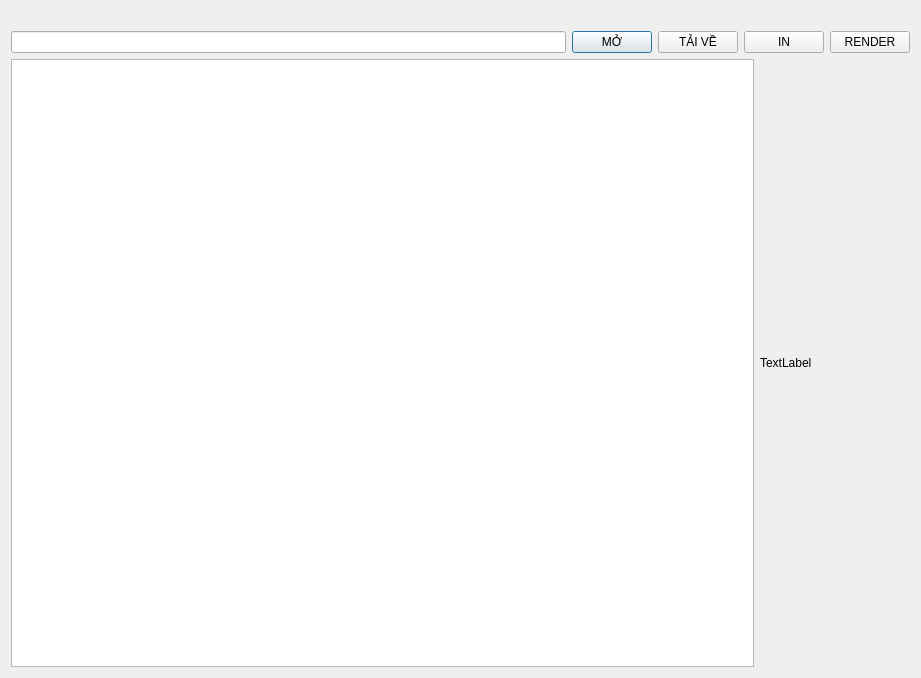
<?xml version="1.0" encoding="UTF-8"?>
<ui version="4.0">
 <class>Dialog</class>
 <widget class="QDialog" name="Dialog">
  <property name="geometry">
   <rect>
    <x>0</x>
    <y>0</y>
    <width>921</width>
    <height>678</height>
   </rect>
  </property>
  <property name="windowTitle">
   <string>Dialog</string>
  </property>
  <layout class="QGridLayout" name="gridLayout">
   <item row="0" column="0">
    <widget class="QLabel" name="label">
     <property name="text">
      <string/>
     </property>
     <property name="pixmap">
      <pixmap resource="resources.qrc">:/images/tlclogo3.jpg</pixmap>
     </property>
     <property name="alignment">
      <set>Qt::AlignCenter</set>
     </property>
    </widget>
   </item>
   <item row="1" column="0">
    <layout class="QHBoxLayout" name="horizontalLayout">
     <item>
      <widget class="QLineEdit" name="searchLineEdit"/>
     </item>
     <item>
      <widget class="QPushButton" name="OpenButton">
       <property name="text">
        <string>MỞ</string>
       </property>
      </widget>
     </item>
     <item>
      <widget class="QPushButton" name="downloadButton">
       <property name="text">
        <string>TẢI VỀ</string>
       </property>
      </widget>
     </item>
     <item>
      <widget class="QPushButton" name="PrintButton">
       <property name="text">
        <string>IN</string>
       </property>
      </widget>
     </item>
     <item>
      <widget class="QPushButton" name="ColorwayButton">
       <property name="text">
        <string>RENDER</string>
       </property>
      </widget>
     </item>
    </layout>
   </item>
   <item row="2" column="0">
    <layout class="QHBoxLayout" name="horizontalLayout_2">
     <item>
      <widget class="QListWidget" name="resultList"/>
     </item>
     <item>
      <widget class="QLabel" name="previewLabel">
       <property name="minimumSize">
        <size>
         <width>150</width>
         <height>0</height>
        </size>
       </property>
       <property name="text">
        <string>TextLabel</string>
       </property>
      </widget>
     </item>
    </layout>
   </item>
  </layout>
 </widget>
 <resources>
  <include location="resources.qrc"/>
 </resources>
 <connections/>
</ui>
